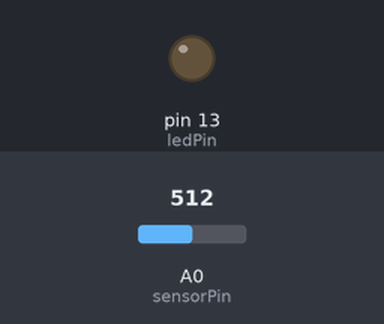
Simulated run of this sketch. Board: Arduino Uno, built with avr-gcc and run on an emulated ATmega328P. Shown: output pins drawn as LEDs (lit = HIGH). The inputs (shaded band) are chosen by the test bench; at power-on: A0 (sensorPin) = 512.

Above: at 1.3 s.
1.4 s: A0 (sensorPin) set to 482
At 2.7 s:
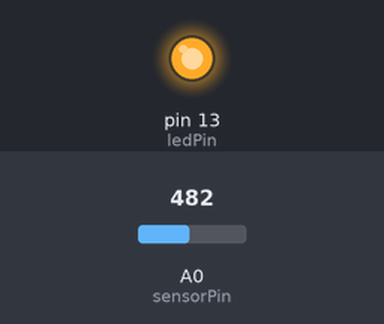
3.0 s: A0 (sensorPin) set to 510
At 4.0 s:
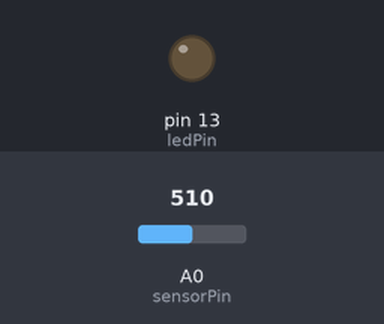
4.9 s: A0 (sensorPin) set to 490
At 6.3 s:
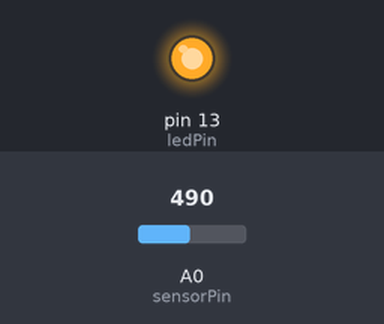
Timing chart, 0 to 7.9 s (numbered marks = the images above; inputs shaded):
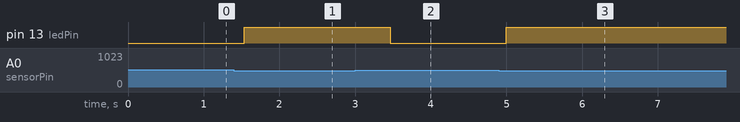

Measured:
- the behaviour switches between 500 and 499 on A0 (sensorPin) (found by bisection; images 0 and 1)
- after the input at 1.4 s, pin 13 (ledPin): LOW → HIGH after 0.14 s
- after the input at 3.0 s, pin 13 (ledPin): HIGH → LOW after 0.47 s
- after the input at 4.9 s, pin 13 (ledPin): LOW → HIGH after 0.10 s

The sketch:

ResisitiveSensor.ino
```cpp
int sensorPin = A0;    // select the input pin for the potentiometer
int ledPin = 13;       // select the pin for the LED
int sensorValue = 0;   // variable to store the value coming from the sensor

void setup() {
  // declare the ledPin as an OUTPUT:
  pinMode(ledPin, OUTPUT);
}

void loop() {
  // read the value from the sensor:
  sensorValue = analogRead(sensorPin);

  // turn the ledPin on if sensorValue is less than 2:
  if (sensorValue < 500) {
    digitalWrite(ledPin, HIGH);
  } else {
    digitalWrite(ledPin, LOW);
  }

  // stop the program for sensorValue milliseconds:
  delay(sensorValue);
}
```
